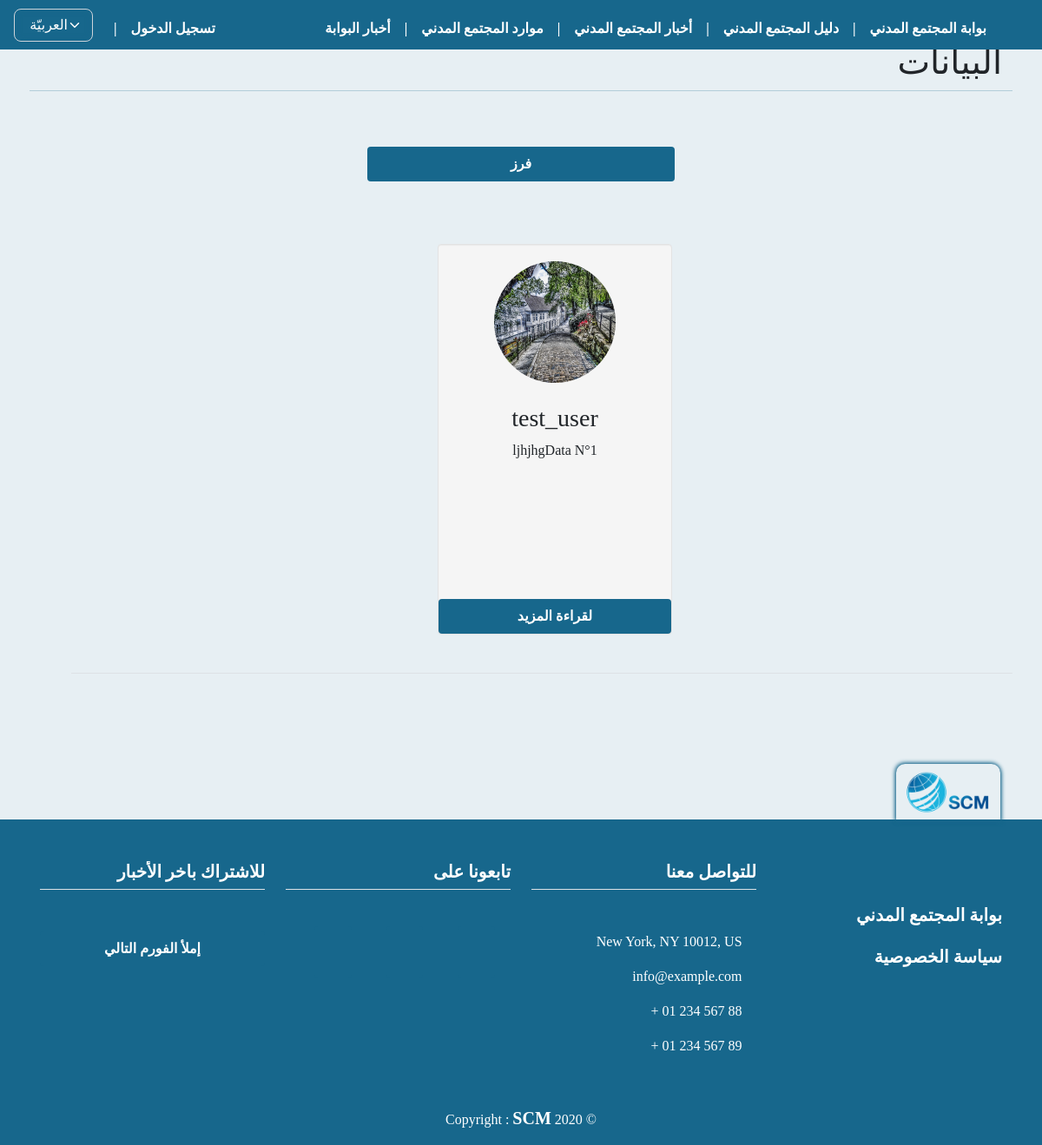
The page /data/ on the database as committed earlier.
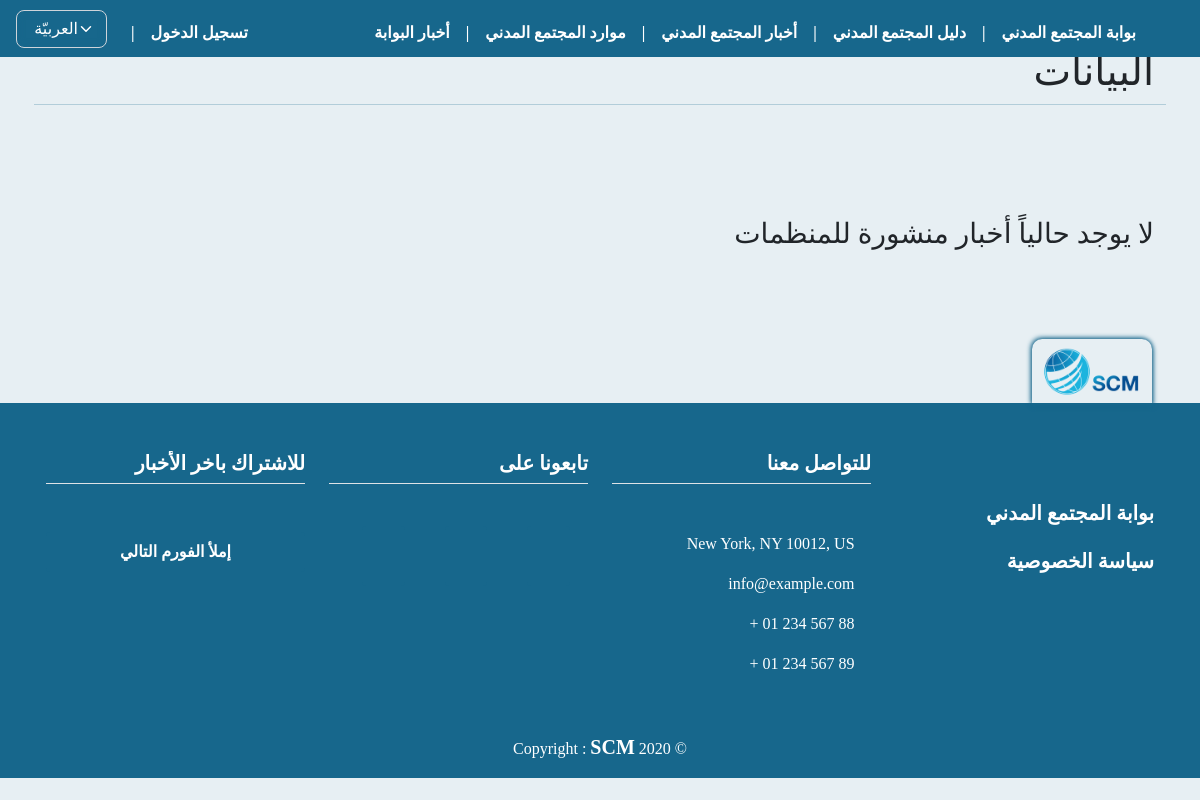
The same page on the database as committed later.
### orgs/models.py (models this page shows, shortened)
class OrgData(models.Model):
    user = models.ForeignKey(
        User, on_delete=models.CASCADE)
    org_name = models.ForeignKey(
        OrgProfile, on_delete=models.CASCADE, null=False, blank=True)
    title = models.CharField(max_length=255, null=False,
                             verbose_name=_('عنوان البيان'))
    media = models.FileField(upload_to="rapport_files",
                             verbose_name=_('صورة او ملف البيان'))
    publish = models.BooleanField(default=False)
    created_at = models.DateTimeField(auto_now_add=True)
    published_at = models.DateTimeField(blank=True, null=True, default=None)
    updated_at = models.DateTimeField(blank=True, null=True, default=None)

class OrgProfile(models.Model):
    user = models.ForeignKey(
        User, on_delete=models.CASCADE)
    name = models.CharField(max_length=255, null=False,
                            verbose_name=_("اسم المنظمة"))
    name_en_ku = models.CharField(max_length=255, null=True, blank=True,
                                  verbose_name=_("اسم المنظمة باللغة الانكليزية أو الكردية"))
    short_cut = models.CharField(
        max_length=255, null=True, blank=True, verbose_name=_("الاسم المختصر"))
    org_type = models.CharField(
        max_length=150, null=False, choices=MyChoices.type_CHOICES, verbose_name=_("نوع المنظمة"))
    position_work = CountryField(
        max_length=255, null=False, verbose_name=_("مكان العمل"))
    city_work = models.ForeignKey(
        City, on_delete=models.SET_NULL, null=True, blank=True, verbose_name=_("المحافظة"))
    logo = models.ImageField(upload_to="org_logos",
                             null=False, default='org_logos/default_logo.jpg', verbose_name=_("شعار المنظمة"))
    message = models.TextField(
        max_length=2000, null=False, verbose_name=_("الرؤية و الرسالة"))
    name_managing_director = models.CharField(
        max_length=255, null=True, blank=True, verbose_name=_("اسم رئيس مجلس اﻹدارة"))
    name_ceo = models.CharField(
        max_length=255, null=True, blank=True, verbose_name=_('اسم المدير التنفيذي'))
    site_web = models.URLField(
        max_length=255, null=True, blank=True, verbose_name=_('الموقع الالكتروني'))
    facebook = models.URLField(
        max_length=255, null=True, blank=True, verbose_name=_('صفحة فيسبوك'))
    twitter = models.URLField(
        max_length=255, null=True, blank=True, verbose_name=_('صفحة تويتر'))
    email = models.EmailField(max_length=255, null=True,
                              blank=True, verbose_name=_('البريد الاكتروني'))
    phone = models.CharField(max_length=100, null=True,
                             blank=True, verbose_name=_('رقم الهاتف'))
    name_person_contact = models.CharField(
        max_length=255, null=True, blank=True, verbose_name=_('اسم الشخص المسؤول عن التواصل'))
    email_person_contact = models.EmailField(
        max_length=255, null=True, blank=True, verbose_name=_('البريد الاكتروني للشخص المسؤول عن التواصل'))
    org_adress = models.CharField(
        max_length=255, null=False, verbose_name=_('عنوان المقر الرئيسي'))
    work_domain = models.CharField(
        max_length=255, choices=MyChoices.domain_CHOICES, null=False, verbose_name=_('مجال العمل'))
    target_cat = models.CharField(
        max_length=255, null=False, choices=MyChoices.target_CHOICES, verbose_name=_('الفئات المستهدفة'))
    date_of_establishment = models.CharField(
        max_length=150, null=True, blank=True, verbose_name=_('تاريخ سنة التأسيس'))
    is_org_registered = models.CharField(
        max_length=100, null=False, choices=MyChoices.bool_CHOICES, verbose_name=_('هل المنظمة مسجلة ؟'))
    org_registered_country = CountryField(
        max_length=255, null=True, blank=True, verbose_name=_("بلد التسجيل"))
    org_members_count = models.PositiveIntegerField(
        validators=[MinValueValidator(1)], null=True, blank=True, verbose_name=_('عدد اﻷعضاء'))
    org_members_womans_count = models.PositiveIntegerField(
        validators=[MinValueValidator(1)], null=True, blank=True, verbose_name=_('عدد النساء من اﻷعضاء'))
    w_polic_regulations = models.CharField(
        max_length=200, null=False, choices=MyChoices.polic_CHOICES, verbose_name=_('السياسات واللوائح المكتوبة'))
    org_member_with = models.CharField(max_length=100, null=True, blank=True, choices=MyChoices.bool_CHOICES, verbose_name=_(
        'ھل المؤسسة عضو في اي شبكة او تحالف او جسم تنسیقي؟'))
    coalition_name = models.CharField(
        max_length=255, null=True, blank=True, verbose_name=_('اسم الشبكة / التحالف'))
    publish = models.BooleanField(default=False)
    created_at = models.DateTimeField(auto_now_add=True)
    published_at = models.DateTimeField(blank=True, null=True, default=None)
    updated_at = models.DateTimeField(blank=True, null=True, default=None)
    def __str__(self):
        if self.user:
            return self.user.username

### orgs/views.py (the view)
# urls.py: path('data/', views.data, name="data"),
def data(request):
    datas = OrgData.objects.filter(publish=True).order_by('-created_at')
    myFilter = OrgsDataFilter(request.GET, queryset=datas)
    datas = myFilter.qs
    paginator = Paginator(datas, 12)
    page = request.GET.get('page')
    try:
        datas = paginator.get_page(page)
    except(EmptyPage, InvalidPage):
        datas = paginator.page(paginator.num_pages)
    context = {
        'datas': datas,
        'myFilter': myFilter,
    }
    return render(request, 'orgs/data/data.html', context)

### templates/orgs/data/data.html (shortened to what this page needs)
{% extends 'base.html' %}
{% load static i18n crispy_forms_tags%}
{% block content %}
<div class="row pt-4 mt-4 mb-4">
    <h1>{% trans 'البيانات' %}</h1>
    <hr>
    <div class="">
        <div class="row mt-4">
            <div class="col-lg-4 col-md-12 col-sm-12 col-xs-12">
            </div>
            {% if datas %}
            <div class="col-lg-4 col-md-12 col-sm-12 col-xs-12">
                <a class="btn btn-block mt-4" data-toggle="collapse" href="#collapseFiltre" aria-expanded="false"
                    aria-controls="collapseFiltre">{% trans 'فرز' %}</a>
            </div>
            {% endif %}
            <div class="col-lg-4 col-md-12 col-sm-12 col-xs-12">
            </div>
            <div class="row mt-4 pt-4">
                <div class="row justify-content-center pt-4 pb-4 mb-4">
                    {% if datas %}
                    {% for data in datas %}
                    <div class="span3 well">
                        <center>
                            {% if '.pdf' in data.media.url %}
                            {% else  %}
                            <a href="{% url 'data_detail' data.id %}">
                                <img src="{{ data.media.url }}" name="{{ data.title }}" title="{{ data.title }}"
                                    alt="{{ data.title }}" width="140" height="140" class="img-circle"></a>
                            {% endif  %}
                            <h3 class="mt-4">{{ data.org_name }}</h3>
                            <p>{{ data.title }}</p>
                            <p>
                                <a href="{% url 'data_detail' data.id %}" class="btn btn-block">
                                    {% trans 'لقراءة المزيد' %} </a>
                            </p>
                        </center>
                    </div>
                    {% endfor %}
                    <div class="pagination row border-top mt-4 pt-4" dir="ltr">
                    </div>
                    {% else %}
                    <h3> {% trans " لا يوجد حالياً أخبار منشورة للمنظمات" %} </h3>
                    {% endif %}
                </div>
            </div>
        </div>
</div>
{% endblock %}

Rows that differ between the two databases and show on the page:
removed OrgData: media (picture), org_name "test_user", title "ljhjhgData N°1"
Other text that changed with them:
text no longer shown: "فرز"
text now shown: "لا يوجد حالياً أخبار منشورة للمنظمات"
